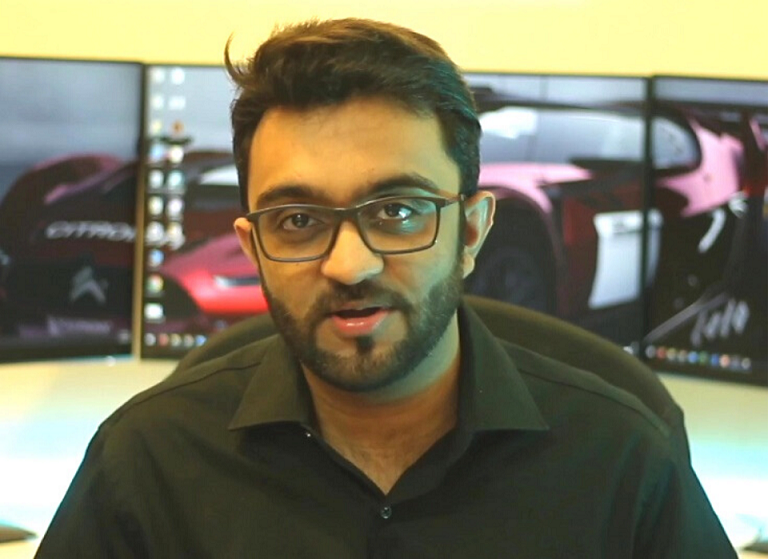
//> input picture Basics2/Main/Resources/test.png, 768 x 559 px
$ ./Main   (built with g++ and OpenCV 4)
//> lines starting //> are read from the running program, lines starting //| are printed output that depends on the picture; after the words box and inside, x2 and y2 are one past the last pixel; in counts of white or black regions, pixels touching at a corner belong together
#include <opencv2/imgcodecs.hpp>
#include <opencv2/highgui.hpp>
#include <opencv2/imgproc.hpp>
#include <iostream>

using namespace cv;
using namespace std;

void main() {
	string path = "Resources/test.png";
	Mat img = imread(path);
//> img is the input picture: 559 rows x 768 cols, CV_8UC3; mean B, G, R 94.1, 117.1, 120.5
	Mat imgGray, imgBlur, imgCanny, imgCannyHd, imgDil, imgErode;

	cvtColor(img, imgGray, COLOR_BGR2GRAY);
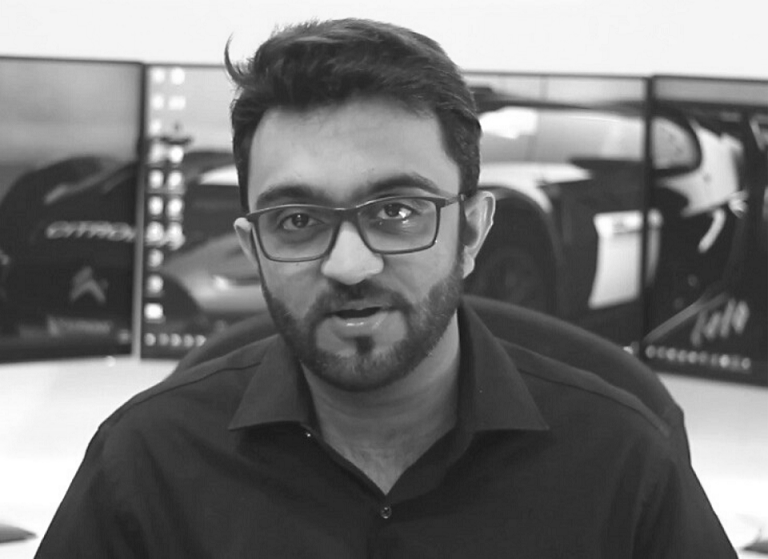
//> imgGray: 559 rows x 768 cols, CV_8UC1; min 22, max 255, mean 115.5
	GaussianBlur(img, imgBlur, Size(7,7), 5, 0);
	Canny(imgBlur, imgCanny, 50, 150);
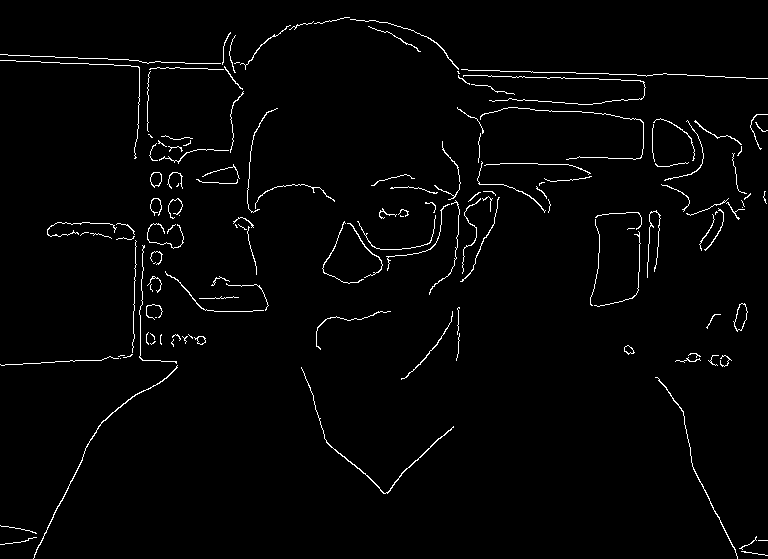
//> imgCanny: 559 rows x 768 cols, CV_8UC1; 2% white in thin lines or dots
	Canny(img, imgCannyHd, 50, 150);
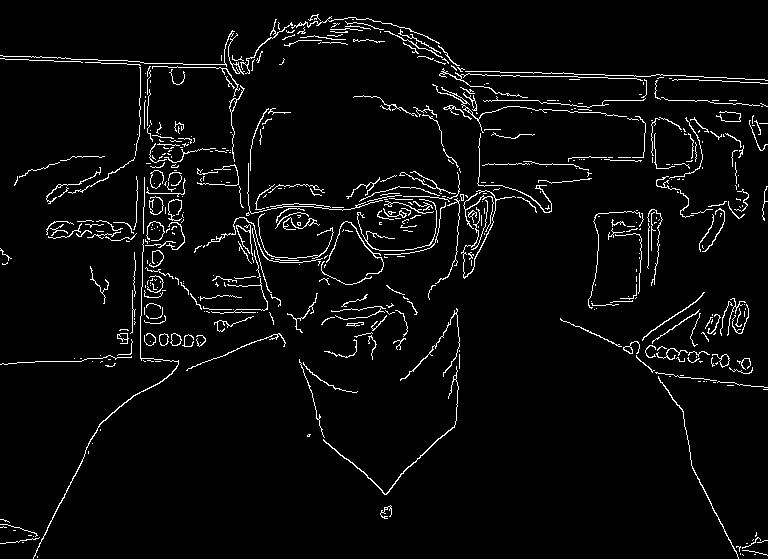
//> imgCannyHd: 559 rows x 768 cols, CV_8UC1; 4% white in thin lines or dots


	Mat kernel = getStructuringElement(MORPH_RECT, Size(5, 5));
	dilate(imgCanny, imgDil, kernel=kernel);
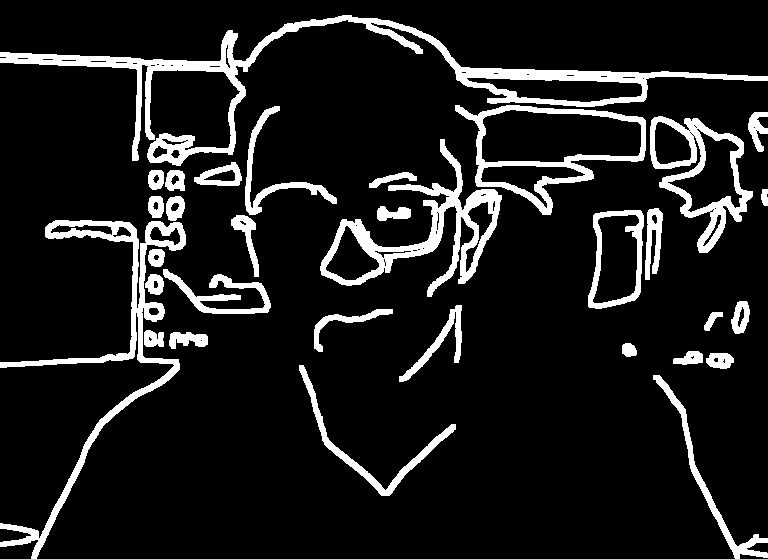
//> imgDil: 559 rows x 768 cols, CV_8UC1; 11.1% white; 32 white regions, largest, box (x1, y1, x2, y2) and area: (0, 15, 768, 166) 11435, (0, 220, 186, 559) 6548, (320, 139, 502, 297) 5834
	erode(imgDil, imgErode, kernel = kernel);
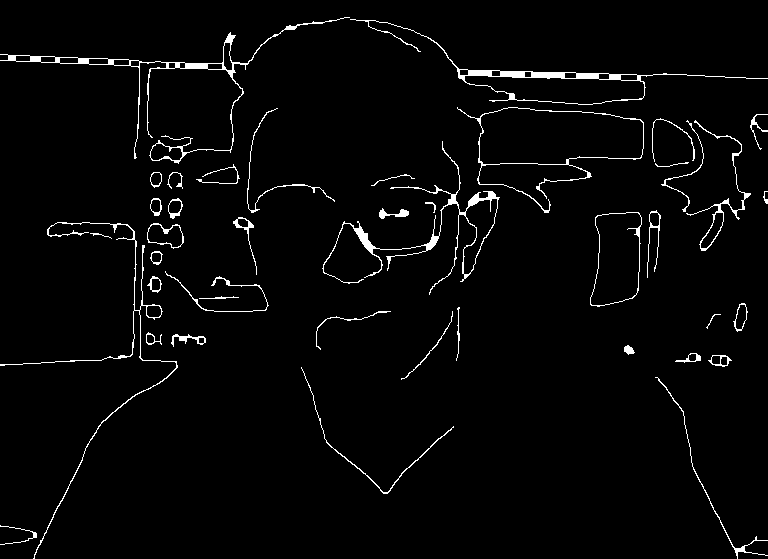
//> imgErode: 559 rows x 768 cols, CV_8UC1; 2.7% white in thin lines or dots

	imshow("Image", img);
	imshow("Gray Image", imgGray);
	imshow("Blurred Image", imgBlur);
	imshow("Canny Edge Detection", imgCanny);
	imshow("HD Canny Detection", imgCannyHd);
	imshow("Dilated Image", imgDil);
	imshow("Image Erode", imgErode);

	waitKey(0);
}

$ run again, with Basics2/Main/Resources/cards.jpg saved as Basics2/Main/Resources/test.png
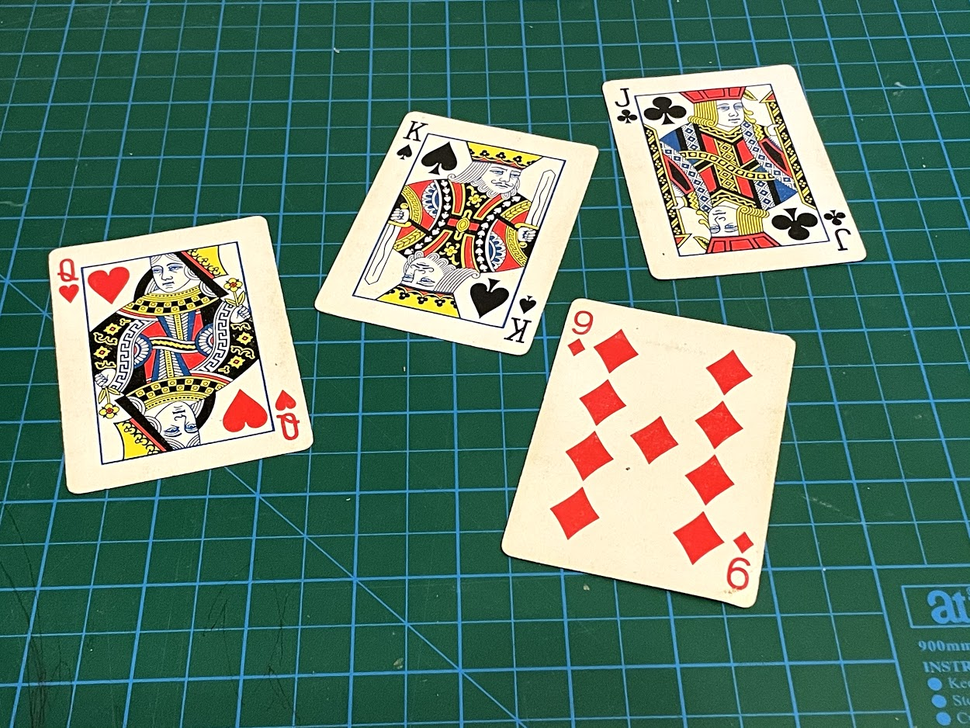
//> input picture Basics2/Main/Resources/cards.jpg, 970 x 728 px, shrunk from 1250 x 938 before the run
//> img is the input picture: 728 rows x 970 cols, CV_8UC3; mean B, G, R 104.7, 121.2, 89.1
//> `Canny(imgBlur, imgCanny, 50, 150);`:
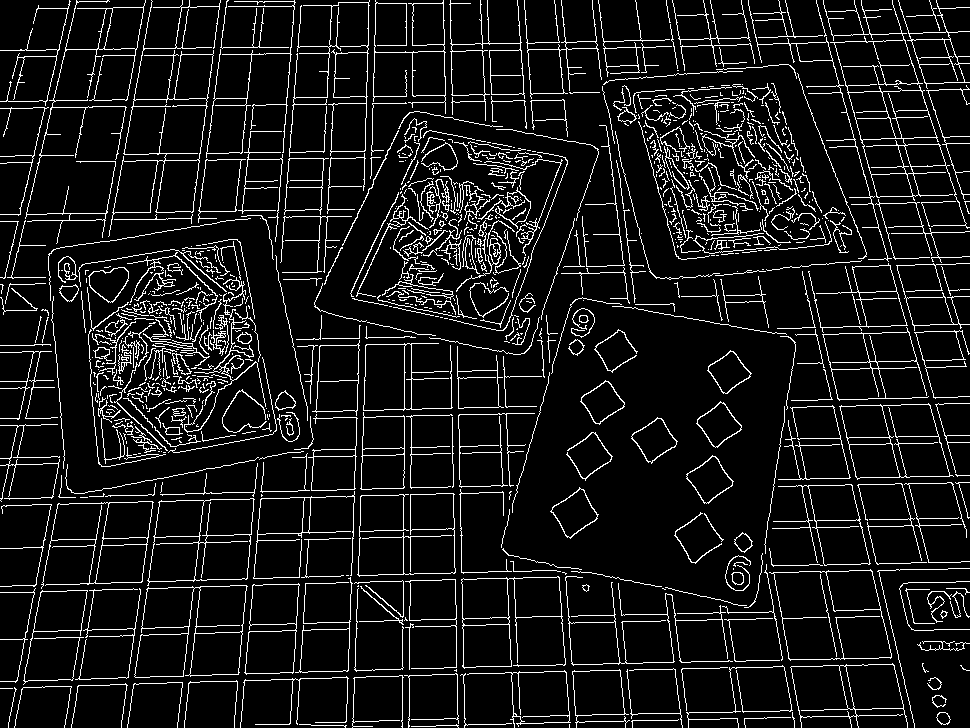
//> imgCanny: 728 rows x 970 cols, CV_8UC1; 9% white in thin lines or dots
//> imgCannyHd: 728 rows x 970 cols, CV_8UC1; 11.5% white in thin lines or dots
//> imgDil: 728 rows x 970 cols, CV_8UC1; 43.9% white; 19 white regions, largest, box (x1, y1, x2, y2) and area: (0, 0, 970, 728) 263696, (56, 237, 302, 469) 32351, (897, 579, 970, 633) 2663
//> `erode(imgDil, imgErode, kernel = kernel);`:
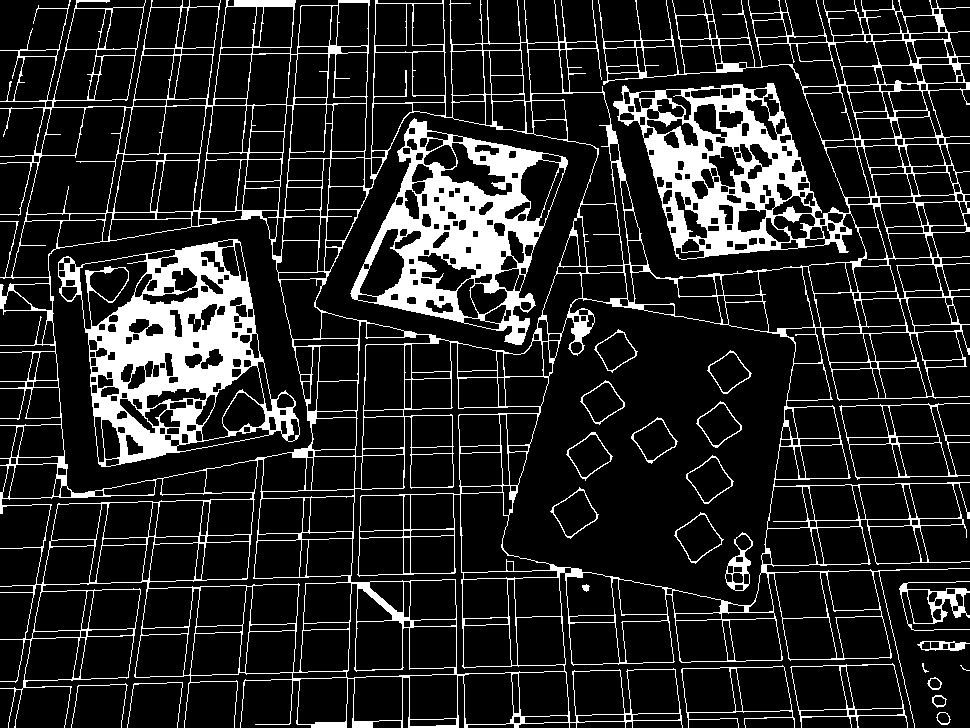
//> imgErode: 728 rows x 970 cols, CV_8UC1; 14.8% white; 26 white regions (1 under 20 px), largest, box (x1, y1, x2, y2) and area: (0, 0, 970, 728) 62669, (58, 239, 300, 467) 19403, (350, 118, 568, 345) 16299
